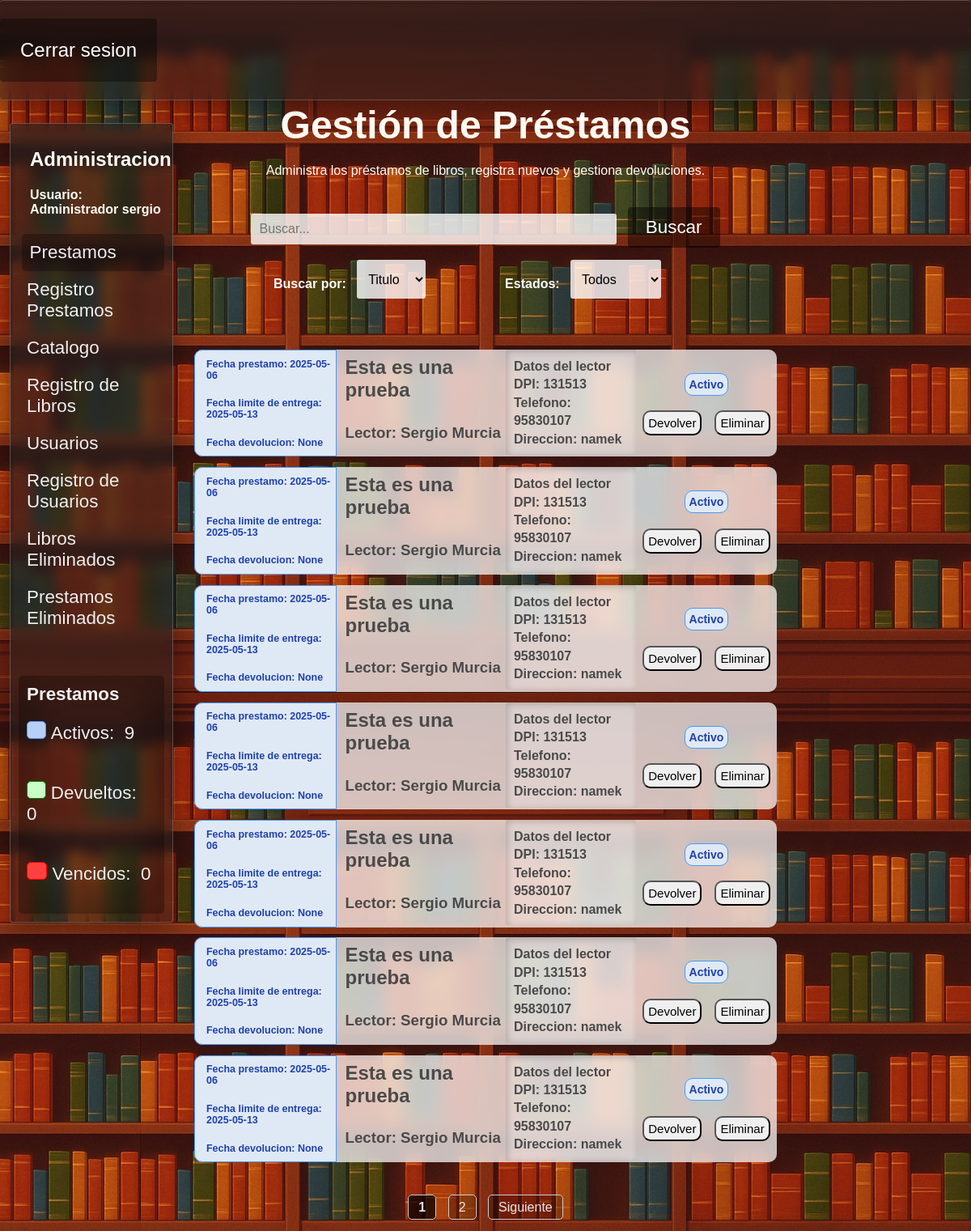
Before: /prestamos (signed in) with the older database file.
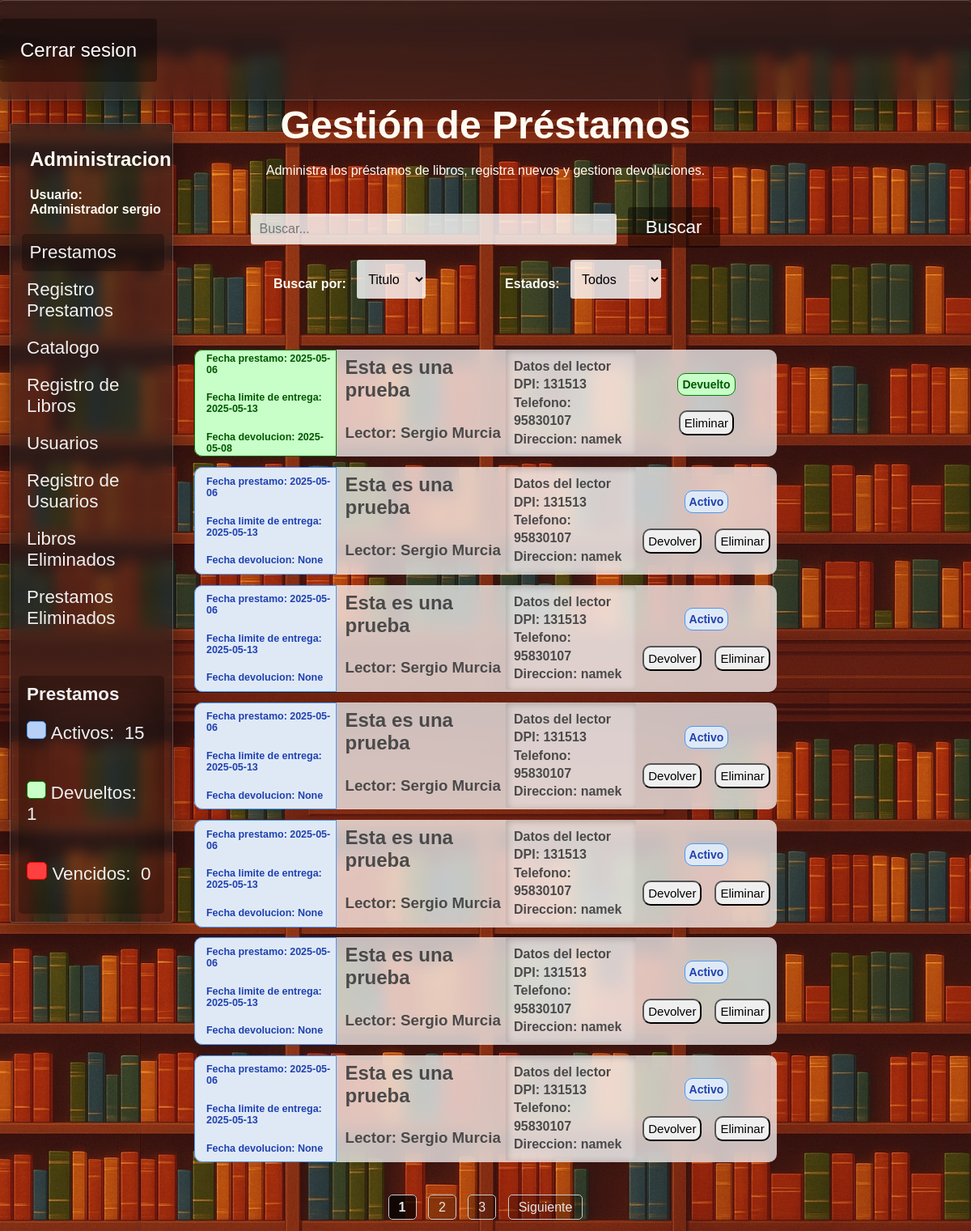
After: the same page with the newer database file.
### tables this page shows
CREATE TABLE "Prestamos" (
	"id_prestamo"	INTEGER NOT NULL,
	"dpi_usuario"	TEXT NOT NULL,
	"nombre"	TEXT NOT NULL,
	"apellido"	TEXT NOT NULL,
	"direccion"	TEXT NOT NULL,
	"num_telefono"	TEXT,
	"id_libro"	INTEGER NOT NULL,
	"grado"	TEXT,
	"id_estado"	TEXT NOT NULL,
	"fecha_prestamo"	DATE NOT NULL,
	"fecha_entrega_estimada"	DATE NOT NULL,
	"fecha_devolucion"	DATE,
	PRIMARY KEY("id_prestamo" AUTOINCREMENT),
	FOREIGN KEY("id_estado") REFERENCES "Estados"("id_estado"),
	FOREIGN KEY("id_libro") REFERENCES "Libros"("id_libro")
);

CREATE TABLE "Libros" (
	"id_libro"	INTEGER,
	"Titulo"	TEXT NOT NULL,
	"Tomo"	INTEGER,
	"ano_publicacion"	TEXT,
	"ISBN"	TEXT,
	"numero_paginas"	INTEGER  NOT NULL,
	"numero_copias"	INTEGER  NOT NULL,
	PRIMARY KEY("id_libro" AUTOINCREMENT),
	UNIQUE("Titulo", "Tomo")
);

### app.py (the view)
@app.route("/prestamos",methods = ["GET","POST"])
def prestamos():
    if "usuario" not in session:
        return redirect("/") #Solo se puede acceder con session iniciada
    conexion = conexion_BD()
    query = conexion.cursor()
    hoy = datetime.today().date()
    estados = request.args.get("estados", "Todos")
    query.execute("""select id_prestamo, fecha_entrega_estimada
                    from Prestamos
                    where id_estado = 2""")  # Solo prestamos que esten activos (no revisaremos los que ya esten devueltos o vencidos)
    prestamos_para_verificar = query.fetchall()
    if prestamos_para_verificar:
        for prestamo in prestamos_para_verificar:
            id_prestamo = prestamo[0]
            fecha_entrega_estimada = datetime.strptime(prestamo[1], "%Y-%m-%d").date()
        if fecha_entrega_estimada < hoy:
            query.execute("""update Prestamos
                            set id_estado = 1
                            where id_prestamo = ?""", (id_prestamo,))
            conexion.commit()  # Guardamos los cambios
    pagina = request.args.get("page", 1, type=int) #Recibe el parametro de la URL llamado page
    prestamos_por_pagina = 7
    offset = (pagina - 1) * prestamos_por_pagina
    query.execute("select count(*) from prestamos")
    total_prestamos = query.fetchone()[0]
    total_paginas = math.ceil(total_prestamos / prestamos_por_pagina)
    query.execute("""select p.fecha_prestamo, p.fecha_entrega_estimada, p.fecha_devolucion, l.Titulo, p.nombre, p.apellido, p.dpi_usuario, p.num_telefono,  p.direccion, e.estado, p.id_prestamo
                    from Prestamos p
                    join Libros l on p.id_libro = l.id_libro
                    join Estados e on p.id_estado = e.id_estado
                  order by e.id_estado desc
                  limit ? offset ?""",(prestamos_por_pagina,offset))
    prestamos = query.fetchall()
    query.execute("Select Count(*) from prestamos where id_estado = 1") #Prestamos vencidos
    prestamos_vencidos = query.fetchone()[0]
    query.execute("Select Count(*) from prestamos where id_estado = 2") #Prestamos activos
    prestamos_activos = query.fetchone()[0]
    query.execute("Select Count(*) from prestamos where id_estado = 3") #Prestamos devueltos
    prestamos_devueltos = query.fetchone()[0]
    query.close()
    conexion.close()
    return render_template("prestamos.html",prestamos=prestamos,estados=estados,pagina=pagina,total_paginas=total_paginas,
                           prestamos_activos=prestamos_activos,prestamos_devueltos=prestamos_devueltos,prestamos_vencidos=prestamos_vencidos)

### config.py (called while the page is built)
def conexion_BD():
    return sqlite3.connect(DB_PATH)

### templates/prestamos.html (shortened to what this page needs)
<!DOCTYPE html>
<html lang="es">
<head>
    <link rel="stylesheet" href="{{ url_for('static', filename='estilo_prestamos.css') }}">
    <link rel="stylesheet" href="{{ url_for('static', filename='barra_lateral.css') }}">
    <link rel="stylesheet" href="{{ url_for('static', filename='filtros.css') }}">
    <link rel="stylesheet" href="{{ url_for('static', filename='general.css') }}">
</head>
<body>
    <header>
        <div class="navbar fondo-cristal">
            <a href="{{ url_for('logout') }}">Cerrar sesion</a>
        </div>
    </header>
    <main>
        {% if ((session["rol"]) == "Administrador") or ((session["rol"]) == "Bibliotecario") %}
        <section class="barra-lateral fondo-cristal">
            <h2>Administracion</h2>
            <h4>Usuario: <br>
            {{session["rol"]}}&nbsp;{{session["usuario"]}}</h4>
            <nav>
                <a href="{{ url_for('prestamos') }}" id="pagina-actual">Prestamos </a>
                <a href="{{ url_for('registro_prestamos') }}">Registro Prestamos</a>
                <a href="{{ url_for('libros') }}">Catalogo </a>
                <a href="{{ url_for('insertar_libro') }}">Registro de Libros</a>
                {% if session["rol"] == "Administrador" %}
                <a href="{{ url_for('usuarios') }}">Usuarios</a>
                <a href="{{ url_for('registrar_usuarios') }}">Registro de Usuarios</a>
                <a href="{{ url_for('libros_eliminados') }}">Libros Eliminados</a>
                <a href="{{ url_for('prestamos_eliminados') }}">Prestamos Eliminados</a>
                {% endif %}
                <div class="conteo-prestamos">
                    <span>
                        <strong>Prestamos</strong>
                    </span>
                    <span>
                        <span id="azul"> </span>&nbsp;Activos:&nbsp;
                        {{prestamos_activos}}
                        <br><br>
                    </span>
                    <span>
                        <span id="verde"> </span>&nbsp;Devueltos:&nbsp;
                        {{prestamos_devueltos}}
                        <br><br>
                    </span>
                    <span>
                        <span id="rojo"> </span>&nbsp;Vencidos:&nbsp;
                        {{prestamos_vencidos}}
                        <br><br>
                    </span>
                </div>
            </nav>
        </section>
        {% endif %}
        <div class="div-busqueda">
            <form class="frm-prestamos" action="/buscar_prestamo" method="GET">
                <label for="buscar_prestamo"><h1>Gestión de Préstamos</h1>Administra los préstamos de libros, registra nuevos y gestiona devoluciones.</label><br><br><br>
                <input class="buscar-prestamo" id="cuadro-busqueda" type="text" name="buscar_prestamo" autocomplete="off" placeholder="Buscar...">&nbsp;&nbsp;
                <section class="menu-filtros">
                    <nav>
                        <section>
                            <h4> Buscar por: &nbsp;&nbsp;</h4>
                            <select name="filtro-busqueda" id="filtro-busqueda">
                                <option value="Titulo"
                                    >
                                    Titulo
                                </option>
                            </select>
                        </section>
                        <section>
                            <h4> Estados: &nbsp;&nbsp; </h4>
                            <select name="estados" id="estados">
                                <option value="Todos"
                                    {% if estados == "Todos" %}
                                        selected
                                    {% endif %}>
                                    Todos
                                </option>
                            </select>
                        </section>
                    </nav>
                </section>
                <button id="btn-buscar" type="submit">Buscar</button>
            </form>
        </div>
        <div class="contendor-prestamos">
            {% for prestamo in prestamos %}
            <div class="prestamo">
                <span class="span-fechas"
                {% if (prestamo[9]) == 'Activo' %}
                    id="p-activo"
                {% elif (prestamo[9]) == 'Devuelto' %}
                    id="p-devuelto"
                {% elif (prestamo[9]) == 'Vencido' %}
                    id="p-vencido"
                {% endif %}
                >
                    <h2>Fecha prestamo: {{prestamo[0]}}</h2>
                    <h2>Fecha limite de entrega: {{prestamo[1]}}</h2>
                    <h2>Fecha devolucion: {{prestamo[2]}}</h2>
                </span>
                <span id="span-info-prestamos">
                    <h2>{{prestamo[3]}}</h2>
                    <h3>Lector: {{prestamo[4]}}&nbsp;{{prestamo[5]}} </h3>
                </span>
                <span id="span-informacion-lector">
                    <h4 class="h4-datos-lector">
                        <strong>Datos del lector</strong><br>
                        DPI: {{prestamo[6]}} <br>
                        Telefono: {{prestamo[7]}}<br>
                        Direccion: {{prestamo[8]}}<br>
                    </h4>
                </span>
                <span id="span-estado-prestamo">
                    {% if (prestamo[9]) == 'Activo' %}
                        <h4 id="p-activo">Activo</h4>
                        <div class="div-acciones-prestamo">
                            <form class="frm-devolver-prestamo" action="/devolver_prestamo" method="POST">
                                <button type="submit">Devolver</button>
                            </form>
                    {% elif (prestamo[9]) == 'Devuelto' %}
                        <h4 id="p-devuelto">Devuelto</h4>
                        <div class="div-acciones-prestamo">
                    {% endif %}
                    {% if session["rol"] == 'Administrador' %}
                        <form class="frm-eliminar-prestamo" action="/eliminar_prestamo" method="POST">
                            <button type="reset" class="btn-eliminacion"> Eliminar </button>
                        </form>
                    {% endif %}
                    </div>
                </span>
            </div>
            {% endfor %}
            <br><br><br><br>
        </div>
        <div class="paginacion">
            {% for p in range(1, total_paginas + 1) %}
                {% if p == pagina %}
                    <strong>{{ p }}</strong>
                {% else %}
                    <a href="{{ url_for('buscar_prestamo', page=p, buscar_prestamo=busqueda, estados=estados, filtro_busqueda=filtro_busqueda) }}">{{ p }}</a>
                {% endif %}
            {% endfor %}
            {% if pagina < total_paginas %}
                <a href="{{ url_for('buscar_prestamo', page=pagina + 1, buscar_prestamo=busqueda, estados=estados, filtro_busqueda=filtro_busqueda) }}">Siguiente</a>
            {% endif %}
        </div>
    </main>
</body>
</html>

### static/estilo_prestamos.css (style rules this page uses)
body { background-image: url('img/libros-loop-v2.jpg'); background-size: cover; background-position: top; }
main { height: 100vh; display: flex; flex-direction: column; justify-content: center; align-items: center; color: #fffbf2; }
.contendor-prestamos { display: block; position: relative; width: 60%; height: auto; min-height: 90%; top: 50%; z-index: 0; margin: 2rem auto; }
.div-acciones-prestamo { display: flex; gap: 1rem; flex-wrap: wrap; margin-bottom: 1rem; }
.prestamo { background-color: rgba(255, 255, 255, 0.721); backdrop-filter: blur(10px); display: flex; width: 100%; height: 18%; border-radius: 10px; margin-bottom: .8rem; color: #4a4a4a; transition: 0.3s ease-in-out; }
.span-fechas { position: relative; display: flex; width: 25%; flex-direction: column; justify-content: center; border-top-left-radius: 10px; border-bottom-left-radius: 10px; font-size: 52%; }
#span-info-prestamos { position: relative; display: flex; width: 30%; flex-direction:column; justify-content: flex-end; }
#span-info-prestamos h2 { margin-top: 8px; margin-left: 5%; position: absolute; top: 0%; }
#span-info-prestamos h3 { margin-top: 30px; margin-left: 5%; position: absolute; }
.h4-datos-lector { background-color: rgba(255, 255, 255, 0.252); padding: 10px; line-height: 1.4; margin: 0; height: 83%; border-radius: 3px; box-shadow: inset 2px 2px 8px rgba(0, 0, 0, 0.2); }
#span-estado-prestamo { position: relative; width: 25%; border-top-right-radius: 15px; border-bottom-right-radius: 15px; display: flex; align-items: center; justify-content:center; flex-direction: column; }
#span-estado-prestamo h4 { border-radius: 10px; padding: 5px; font-size: 14px; }
#span-estado-prestamo button { border-radius: 10px; padding: 5px; font-size: 15px; transition: .3s ease-in-out; }
#p-activo { background-color: rgb(223,233,246); color: rgb(31,65,175); border: solid 1px rgb(72, 152, 250); }
#p-devuelto { background-color: rgb(200, 255, 200); color: rgb(0, 87, 0); border: solid 1px green; }
form select, form input { padding: 10px; font-size: 1rem; border-radius: 3px; border: none; background-color: rgba(255, 255, 255, 0.8); color: black; }
form select { height: 3rem; }
.div-busqueda { text-align: center; position: absolute; top: 5rem; height: 40%; width: 60%; padding: 15px; border-radius: 4px; }
#cuadro-busqueda { width: 60%; }

### static/barra_lateral.css (style rules this page uses)
.barra-lateral { position: absolute; width: 15%; height: auto; left: 1%; top: 10%; padding: 10px; }
.barra-lateral nav { margin-top: 10%; }
.barra-lateral nav a { padding: 10px; color: #efefef; text-decoration: none; display: block; font-size: 1.4rem; transition: 0.2s ease-in-out; border-radius: 5px; }
.barra-lateral h4, .barra-lateral h2 { margin-left: 14px; }
#pagina-actual { background-color: rgba(0, 0, 0, 0.294); margin-left: 2%; }
.barra-lateral span { padding: 10px; color: #efefef; text-decoration: none; display: block; font-size: 1.4rem; transition: 0.2s ease-in-out; border-radius: 5px; }
.conteo-prestamos { margin-top: 3rem; box-shadow: inset 0px 0px 50px 20px rgba(0, 0, 0, 0.307); border-radius: 5px; }
#azul { background-color: rgb(182, 209, 245); color: rgb(31,65,175); border: solid 1px rgb(72, 152, 250); width: 1%; height: 1%; display: inline-block; }
#verde { background-color: rgb(200, 255, 200); color: rgb(0, 87, 0); border: solid 1px green; width: 1%; height: 1%; display: inline-block; }
#rojo { background-color: rgb(255, 64, 64); color: rgb(161, 0, 0); border: solid 1px red; width: 2%; height: 1%; display: inline-block; }

### static/filtros.css (style rules this page uses)
.menu-filtros { position: absolute; display: flex; width: 100%; }
.menu-filtros nav { margin-top: 2%; display: flex; width: 90%; justify-content: space-evenly; }
h2 { margin-left: 14px; }
.menu-filtros nav section { display: flex; }

Changed rows visible on the page:
changed Prestamos (number 1 of 7 on the later page): fecha_devolucion "None" → "2025-05-08"; text "Activo Devolver" → "Devuelto"; moves up the list
Other visible differences:
{{ prestamos_activos }}: "9" → "15"
{{ prestamos_devueltos }}: "0" → "1"
new list line: "3"
